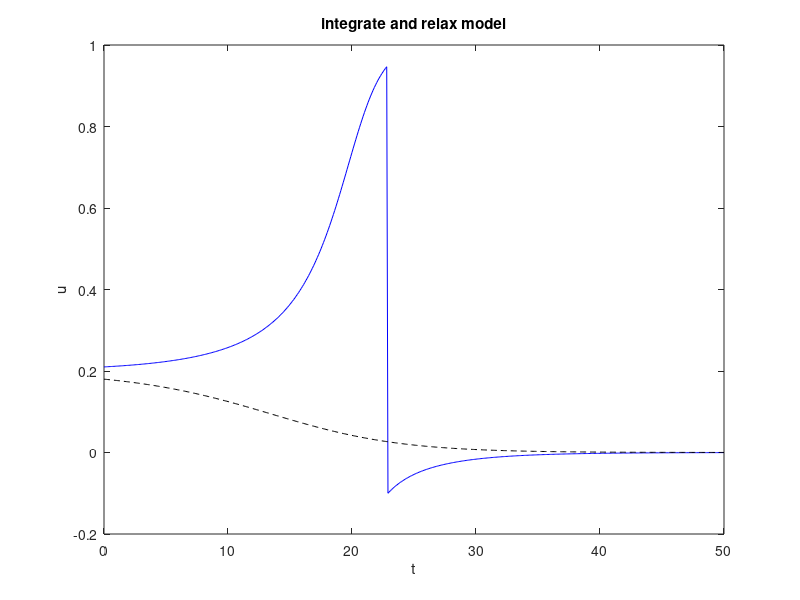

This chart was generated by the following MATLAB code:
% integrate and relax model

tmax = 50;
dt = 0.01;
tnmax = round(tmax/dt);
resultu = [];
t = (0:0.1:tmax);

alpha = 0.2;
u = 0.21;
usub = 0.18;
resultusub = [];
% superthreshold
for tn = 0:tnmax
    
    du_dt = u*(1-u)*(u-alpha);
    u = u + du_dt*dt;   
 
    if u > 0.95
        u = -0.1;
    end
    
    if (mod(tn,10) == 0)
        resultu = [resultu u];
    end
    
end

% subthreshold
for tn = 0:tnmax
    
    dusub_dt = usub*(1-usub)*(usub-alpha);
    usub = usub + dusub_dt*dt;   
 
%     if u > 0.95
%         u = -0.1;
%     end
    
    if (mod(tn,10) == 0)
        resultusub = [resultusub usub];
    end
end

figure(1)
plot(t,resultu,'b');
hold on
plot(t,resultusub,'k--')
xlabel('t');
ylabel('u');
title('integrate and relax model');



    